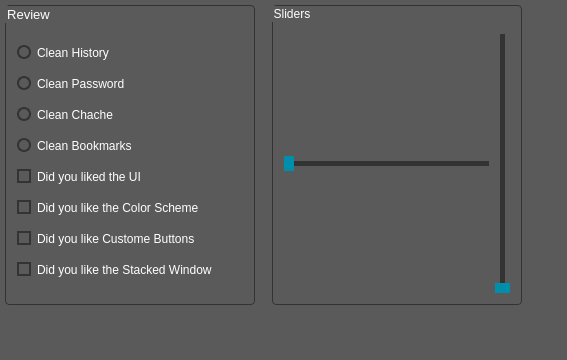
                   <widget class="QWidget" name="page_android_clean">
                    <property name="styleSheet">
                     <string notr="true">background:rgb(91,90,90);</string>
                    </property>
                    <layout class="QGridLayout" name="gridLayout_5">
                     <property name="leftMargin">
                      <number>5</number>
                     </property>
                     <property name="topMargin">
                      <number>5</number>
                     </property>
                     <property name="rightMargin">
                      <number>5</number>
                     </property>
                     <property name="bottomMargin">
                      <number>5</number>
                     </property>
                     <property name="spacing">
                      <number>5</number>
                     </property>
                     <item row="0" column="5">
                      <spacer name="horizontalSpacer_7">
                       <property name="orientation">
                        <enum>Qt::Horizontal</enum>
                       </property>
                       <property name="sizeHint" stdset="0">
                        <size>
                         <width>40</width>
                         <height>20</height>
                        </size>
                       </property>
                      </spacer>
                     </item>
                     <item row="0" column="0">
                      <widget class="QGroupBox" name="groupBox_clean">
                       <property name="minimumSize">
                        <size>
                         <width>250</width>
                         <height>300</height>
                        </size>
                       </property>
                       <property name="maximumSize">
                        <size>
                         <width>250</width>
                         <height>300</height>
                        </size>
                       </property>
                       <property name="sizeIncrement">
                        <size>
                         <width>0</width>
                         <height>0</height>
                        </size>
                       </property>
                       <property name="font">
                        <font>
                         <family>Segoe UI</family>
                         <pointsize>10</pointsize>
                        </font>
                       </property>
                       <property name="styleSheet">
                        <string notr="true">QGroupBox{
	border:1px solid rgb(51,51,51);	
	border-radius:4px;
	color:white;
	background:rgb(91,90,90);
}
</string>
                       </property>
                       <property name="title">
                        <string>Review</string>
                       </property>
                       <property name="alignment">
                        <set>Qt::AlignLeading|Qt::AlignLeft|Qt::AlignVCenter</set>
                       </property>
                       <property name="flat">
                        <bool>false</bool>
                       </property>
                       <property name="checkable">
                        <bool>false</bool>
                       </property>
                       <layout class="QVBoxLayout" name="verticalLayout_12">
                        <item>
                         <widget class="QRadioButton" name="radioButton">
                          <property name="font">
                           <font>
                            <family>Segoe UI</family>
                            <pointsize>9</pointsize>
                           </font>
                          </property>
                          <property name="styleSheet">
                           <string notr="true">QRadioButton {
	background:rgb(91,90,90);
    color:white;
}
QRadioButton::indicator {
    width:10px;
    height:10px;
    border-radius: 7px;
}
QRadioButton::indicator:checked {
    background-color:rgb(0,143,170);
    border: 2px solid rgb(51,51,51);
}

QRadioButton::indicator:unchecked {
    background-color:rgb(91,90,90);
    border:2px solid rgb(51,51,51);
}</string>
                          </property>
                          <property name="text">
                           <string>Clean History</string>
                          </property>
                          <property name="autoRepeat">
                           <bool>false</bool>
                          </property>
                          <property name="autoExclusive">
                           <bool>true</bool>
                          </property>
                         </widget>
                        </item>
                        <item>
                         <widget class="QRadioButton" name="radioButton_2">
                          <property name="font">
                           <font>
                            <family>Segoe UI</family>
                            <pointsize>9</pointsize>
                           </font>
                          </property>
                          <property name="styleSheet">
                           <string notr="true">QRadioButton {
	background:rgb(91,90,90);
    color:white;
}
QRadioButton::indicator {
    width:10px;
    height:10px;
    border-radius: 7px;
}
QRadioButton::indicator:checked {
    background-color:rgb(0,143,170);
    border: 2px solid rgb(51,51,51);
}

QRadioButton::indicator:unchecked {
    background-color:rgb(91,90,90);
    border:2px solid rgb(51,51,51);
}</string>
                          </property>
                          <property name="text">
                           <string>Clean Password</string>
                          </property>
                          <property name="autoExclusive">
                           <bool>true</bool>
                          </property>
                         </widget>
                        </item>
                        <item>
                         <widget class="QRadioButton" name="radioButton_3">
                          <property name="font">
                           <font>
                            <family>Segoe UI</family>
                            <pointsize>9</pointsize>
                           </font>
                          </property>
                          <property name="styleSheet">
                           <string notr="true">QRadioButton {
	background:rgb(91,90,90);
    color:white;
}
QRadioButton::indicator {
    width:10px;
    height:10px;
    border-radius: 7px;
}
QRadioButton::indicator:checked {
    background-color:rgb(0,143,170);
    border: 2px solid rgb(51,51,51);
}

QRadioButton::indicator:unchecked {
    background-color:rgb(91,90,90);
    border:2px solid rgb(51,51,51);
}</string>
                          </property>
                          <property name="text">
                           <string>Clean Chache</string>
                          </property>
                          <property name="autoExclusive">
                           <bool>true</bool>
                          </property>
                         </widget>
                        </item>
                        <item>
                         <widget class="QRadioButton" name="radioButton_4">
                          <property name="font">
                           <font>
                            <family>Segoe UI</family>
                            <pointsize>9</pointsize>
                           </font>
                          </property>
                          <property name="styleSheet">
                           <string notr="true">QRadioButton {
	background:rgb(91,90,90);
    color:white;
}
QRadioButton::indicator {
    width:10px;
    height:10px;
    border-radius: 7px;
}
QRadioButton::indicator:checked {
    background-color:rgb(0,143,170);
    border: 2px solid rgb(51,51,51);
}

QRadioButton::indicator:unchecked {
    background-color:rgb(91,90,90);
    border:2px solid rgb(51,51,51);
}</string>
                          </property>
                          <property name="text">
                           <string>Clean Bookmarks</string>
                          </property>
                          <property name="autoExclusive">
                           <bool>true</bool>
                          </property>
                         </widget>
                        </item>
                        <item>
                         <widget class="QCheckBox" name="checkBox">
                          <property name="font">
                           <font>
                            <family>Segoe UI</family>
                            <pointsize>9</pointsize>
                           </font>
                          </property>
                          <property name="styleSheet">
                           <string notr="true">QCheckBox {
    color:rgb(255,255,255);
}

QCheckBox::indicator {
    width: 10px;
    height: 10px;
}

QCheckBox::indicator:unchecked {
    border:2px solid rgb(51,51,51);
	background:rgb(91,90,90);
}

QCheckBox::indicator:unchecked:pressed {
	border:2px solid rgb(51,51,51);
   	background:rgb(0,143,170);
}

QCheckBox::indicator:checked {
	background-color:rgb(0,143,170);
    border: 2px solid rgb(51,51,51);
}

QCheckBox::indicator:checked:pressed {
    border:2px solid rgb(51,51,51);
	background:rgb(91,90,90);
}

</string>
                          </property>
                          <property name="text">
                           <string>Did you liked the UI</string>
                          </property>
                          <property name="tristate">
                           <bool>false</bool>
                          </property>
                         </widget>
                        </item>
                        <item>
                         <widget class="QCheckBox" name="checkBox_4">
                          <property name="font">
                           <font>
                            <family>Segoe UI</family>
                            <pointsize>9</pointsize>
                           </font>
                          </property>
                          <property name="styleSheet">
                           <string notr="true">QCheckBox {
    color:rgb(255,255,255);
}

QCheckBox::indicator {
    width: 10px;
    height: 10px;
}

QCheckBox::indicator:unchecked {
    border:2px solid rgb(51,51,51);
	background:rgb(91,90,90);
}

QCheckBox::indicator:unchecked:pressed {
	border:2px solid rgb(51,51,51);
   	background:rgb(0,143,170);
}

QCheckBox::indicator:checked {
	background-color:rgb(0,143,170);
    border: 2px solid rgb(51,51,51);
}

QCheckBox::indicator:checked:pressed {
    border:2px solid rgb(51,51,51);
	background:rgb(91,90,90);
}

</string>
                          </property>
                          <property name="text">
                           <string>Did you like the Color Scheme</string>
                          </property>
                          <property name="tristate">
                           <bool>false</bool>
                          </property>
                         </widget>
                        </item>
                        <item>
                         <widget class="QCheckBox" name="checkBox_2">
                          <property name="font">
                           <font>
                            <family>Segoe UI</family>
                            <pointsize>9</pointsize>
                           </font>
                          </property>
                          <property name="styleSheet">
                           <string notr="true">QCheckBox {
    color:rgb(255,255,255);
}

QCheckBox::indicator {
    width: 10px;
    height: 10px;
}

QCheckBox::indicator:unchecked {
    border:2px solid rgb(51,51,51);
	background:rgb(91,90,90);
}

QCheckBox::indicator:unchecked:pressed {
	border:2px solid rgb(51,51,51);
   	background:rgb(0,143,170);
}

QCheckBox::indicator:checked {
	background-color:rgb(0,143,170);
    border: 2px solid rgb(51,51,51);
}

QCheckBox::indicator:checked:pressed {
    border:2px solid rgb(51,51,51);
	background:rgb(91,90,90);
}

</string>
                          </property>
                          <property name="text">
                           <string>Did you like Custome Buttons</string>
                          </property>
                         </widget>
                        </item>
                        <item>
                         <widget class="QCheckBox" name="checkBox_3">
                          <property name="font">
                           <font>
                            <family>Segoe UI</family>
                            <pointsize>9</pointsize>
                           </font>
                          </property>
                          <property name="styleSheet">
                           <string notr="true">QCheckBox {
    color:rgb(255,255,255);
}

QCheckBox::indicator {
    width: 10px;
    height: 10px;
}

QCheckBox::indicator:unchecked {
    border:2px solid rgb(51,51,51);
	background:rgb(91,90,90);
}

QCheckBox::indicator:unchecked:pressed {
	border:2px solid rgb(51,51,51);
   	background:rgb(0,143,170);
}

QCheckBox::indicator:checked {
	background-color:rgb(0,143,170);
    border: 2px solid rgb(51,51,51);
}

QCheckBox::indicator:checked:pressed {
    border:2px solid rgb(51,51,51);
	background:rgb(91,90,90);
}

</string>
                          </property>
                          <property name="text">
                           <string>Did you like the Stacked Window</string>
                          </property>
                         </widget>
                        </item>
                       </layout>
                      </widget>
                     </item>
                     <item row="0" column="1" rowspan="2" colspan="2">
                      <widget class="QLabel" name="lab_clean">
                       <property name="styleSheet">
                        <string notr="true"/>
                       </property>
                       <property name="text">
                        <string/>
                       </property>
                      </widget>
                     </item>
                     <item row="2" column="0" rowspan="2">
                      <spacer name="verticalSpacer_5">
                       <property name="orientation">
                        <enum>Qt::Vertical</enum>
                       </property>
                       <property name="sizeHint" stdset="0">
                        <size>
                         <width>20</width>
                         <height>40</height>
                        </size>
                       </property>
                      </spacer>
                     </item>
                     <item row="0" column="3">
                      <widget class="QGroupBox" name="groupBox">
                       <property name="minimumSize">
                        <size>
                         <width>250</width>
                         <height>300</height>
                        </size>
                       </property>
                       <property name="maximumSize">
                        <size>
                         <width>250</width>
                         <height>300</height>
                        </size>
                       </property>
                       <property name="font">
                        <font>
                         <family>Segoe UI</family>
                         <pointsize>9</pointsize>
                        </font>
                       </property>
                       <property name="styleSheet">
                        <string notr="true">QGroupBox{
	border:1px solid rgb(51,51,51);	
	border-radius:4px;
	color:white;
	background:rgb(91,90,90);
}
</string>
                       </property>
                       <property name="title">
                        <string>Sliders</string>
                       </property>
                       <layout class="QGridLayout" name="gridLayout_6">
                        <item row="0" column="0">
                         <widget class="QSlider" name="horizontalSlider_2">
                          <property name="styleSheet">
                           <string notr="true">QSlider::groove:horizontal {
    height:5px;
    background: rgb(51,51,51);
}

QSlider::handle:horizontal {
    background:rgb(0,143,170);
    width: 10px;
margin:-8px 0
}

QSlider::add-page:horizontal {
    background:rgb(51,51,51);
}

QSlider::sub-page:horizontal {
    background:rgb(51,51,51);
}</string>
                          </property>
                          <property name="orientation">
                           <enum>Qt::Horizontal</enum>
                          </property>
                         </widget>
                        </item>
                        <item row="0" column="2">
                         <widget class="QSlider" name="verticalSlider">
                          <property name="styleSheet">
                           <string notr="true">QSlider::groove:vertical {
    background: rgb(51,51,51);
    width:5px
}

QSlider::handle:vertical {
    height: 10px;
    background:rgb(0,143,170);
	margin:0 -8px
}

QSlider::add-page:vertical {
    background:rgb(51,51,51);
}

QSlider::sub-page:vertical {
    background:rgb(51,51,51);
}</string>
                          </property>
                          <property name="tracking">
                           <bool>true</bool>
                          </property>
                          <property name="orientation">
                           <enum>Qt::Vertical</enum>
                          </property>
                          <property name="invertedAppearance">
                           <bool>false</bool>
                          </property>
                          <property name="invertedControls">
                           <bool>false</bool>
                          </property>
                          <property name="tickPosition">
                           <enum>QSlider::NoTicks</enum>
                          </property>
                         </widget>
                        </item>
                       </layout>
                      </widget>
                     </item>
                    </layout>
                   </widget>
